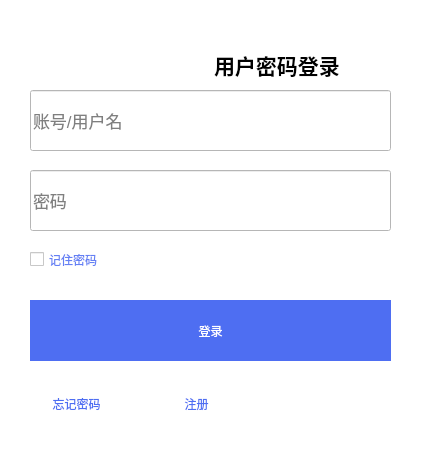
<?xml version="1.0" encoding="UTF-8"?>
<ui version="4.0">
 <class>Login_BaiDu</class>
 <widget class="QWidget" name="Login_BaiDu">
  <property name="geometry">
   <rect>
    <x>0</x>
    <y>0</y>
    <width>437</width>
    <height>449</height>
   </rect>
  </property>
  <property name="windowTitle">
   <string>Login_BaiDu</string>
  </property>
  <property name="toolTipDuration">
   <number>-1</number>
  </property>
  <property name="styleSheet">
   <string notr="true">QWidget{
	
	background-color: rgb(255, 255, 255);
}

QPushButton#loginBt{
	border:1px solider#b8b8b8;
	background-color: rgb(78, 110, 242);
	color: rgb(255, 255, 255);
}

QPushButton#loginBt:hover{
	border:1px solider#b8b8b8;
	background-color: rgb(78, 40, 242);
	color: rgb(255, 255, 255);
}

QPushButton#forgetBt{
	
	color: rgb(78, 110, 242);
}
QPushButton#forgetBt:hover{
	
	color: rgb(78, 190, 242);
}
QPushButton#registBt{
	
	color: rgb(78, 110, 242);
}
QPushButton#registBt:hover{
	
	color: rgb(78, 190, 242);
}

QCheckBox{
	color: rgb(100, 128, 244);
}</string>
  </property>
  <widget class="QLineEdit" name="username">
   <property name="geometry">
    <rect>
     <x>30</x>
     <y>90</y>
     <width>361</width>
     <height>61</height>
    </rect>
   </property>
   <property name="font">
    <font>
     <pointsize>13</pointsize>
    </font>
   </property>
   <property name="toolTipDuration">
    <number>0</number>
   </property>
   <property name="frame">
    <bool>true</bool>
   </property>
   <property name="placeholderText">
    <string>账号/用户名</string>
   </property>
  </widget>
  <widget class="QLineEdit" name="password">
   <property name="geometry">
    <rect>
     <x>30</x>
     <y>170</y>
     <width>361</width>
     <height>61</height>
    </rect>
   </property>
   <property name="font">
    <font>
     <pointsize>13</pointsize>
    </font>
   </property>
   <property name="placeholderText">
    <string>密码</string>
   </property>
  </widget>
  <widget class="QCheckBox" name="checkBox">
   <property name="geometry">
    <rect>
     <x>30</x>
     <y>250</y>
     <width>91</width>
     <height>19</height>
    </rect>
   </property>
   <property name="text">
    <string>记住密码</string>
   </property>
  </widget>
  <widget class="QPushButton" name="loginBt">
   <property name="geometry">
    <rect>
     <x>30</x>
     <y>300</y>
     <width>361</width>
     <height>61</height>
    </rect>
   </property>
   <property name="text">
    <string>登录</string>
   </property>
  </widget>
  <widget class="QPushButton" name="forgetBt">
   <property name="geometry">
    <rect>
     <x>30</x>
     <y>390</y>
     <width>93</width>
     <height>28</height>
    </rect>
   </property>
   <property name="text">
    <string>忘记密码</string>
   </property>
   <property name="flat">
    <bool>true</bool>
   </property>
  </widget>
  <widget class="QPushButton" name="registBt">
   <property name="geometry">
    <rect>
     <x>150</x>
     <y>390</y>
     <width>93</width>
     <height>28</height>
    </rect>
   </property>
   <property name="text">
    <string>注册</string>
   </property>
   <property name="flat">
    <bool>true</bool>
   </property>
  </widget>
  <widget class="QWidget" name="">
   <property name="geometry">
    <rect>
     <x>30</x>
     <y>20</y>
     <width>361</width>
     <height>61</height>
    </rect>
   </property>
   <layout class="QHBoxLayout" name="horizontalLayout">
    <item>
     <widget class="QLabel" name="label">
      <property name="styleSheet">
       <string notr="true">border-image: url(:/image/login.png);</string>
      </property>
      <property name="text">
       <string/>
      </property>
     </widget>
    </item>
    <item>
     <widget class="QLabel" name="label_2">
      <property name="font">
       <font>
        <pointsize>16</pointsize>
        <weight>75</weight>
        <bold>true</bold>
       </font>
      </property>
      <property name="text">
       <string>用户密码登录</string>
      </property>
      <property name="alignment">
       <set>Qt::AlignBottom|Qt::AlignLeading|Qt::AlignLeft</set>
      </property>
     </widget>
    </item>
   </layout>
  </widget>
 </widget>
 <resources/>
 <connections/>
</ui>
